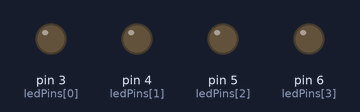
Bench run of a sketch on a simulated Arduino Uno, built with avr-gcc and run on an emulated ATmega328P. Shown: output pins drawn as LEDs (lit = HIGH).

Above: at 0.6 s.
At 3.0 s:
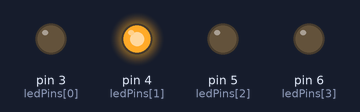
At 5.4 s:
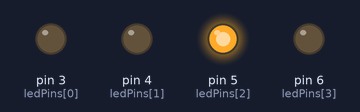
At 11.4 s:
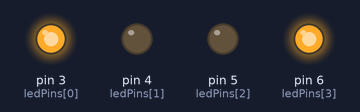
At 17.4 s:
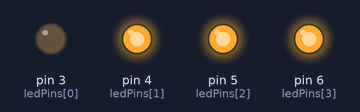
At 23.4 s:
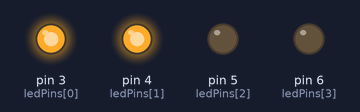
Timing chart, 0 to 25.0 s (numbered marks = the images above):
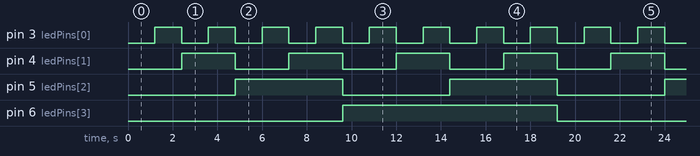

The sketch:

binary_counter.ino
```cpp
// Definir os pinos dos LEDs
int ledPins[] = {3, 4, 5, 6};
int numPins = sizeof(ledPins) / sizeof(ledPins[0]);

// Variavel para armazenar o valor atual do contador
int contador = 0;

void setup() {
  // Configura os pinosb dos LEDs como saida
  for (int i = 0; i < numPins; i++) {
    pinMode(ledPins[i], OUTPUT);

  }
}


void loop () {
  // converter o valor do contador em binario e acender o led correspondente
  for(int i = 0; i < numPins; i++) {
      digitalWrite(ledPins[i], (contador >> i) & 1);
  }

  // Incrementar o contador
  contador++;

  // Se o contador atingir 16, retornar a 0
  if (contador == 16) {
    contador = 0;

  }

  // Aguardar um pequeno intervalo antes de incrementar novamente.
  delay(1200);
}
```

Measured:
- by itself, pin 3 (ledPins[0]): alternates HIGH for 1.2 s and LOW for 1.2 s
- by itself, pin 4 (ledPins[1]): alternates HIGH for 2.4 s and LOW for 2.4 s
- by itself, pin 5 (ledPins[2]): alternates HIGH for 4.8 s and LOW for 4.8 s
- by itself, pin 6 (ledPins[3]): alternates HIGH for 9.6 s and LOW for 9.6 s
